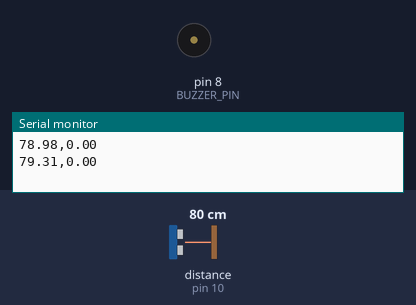
This sketch was run on a simulated Arduino Uno, built with avr-gcc and run on an emulated ATmega328P. On the bench: buzzer (waves = sounding), the last lines printed to the serial monitor. Wiring (inferred from the names in the program): ultrasonic range finder: trigger pin 9; echo pin 10. The test bench sets the inputs (shaded band); at power-on: distance to the obstacle (sensor on pin 10) 80 cm. The echo pulse lasts 58.3 µs per cm.

Above: at 1.6 s.
1.7 s: distance to the obstacle (sensor on pin 10) set to 7 cm
3.6 s: distance to the obstacle (sensor on pin 10) set to 4 cm
At 4.12 s:
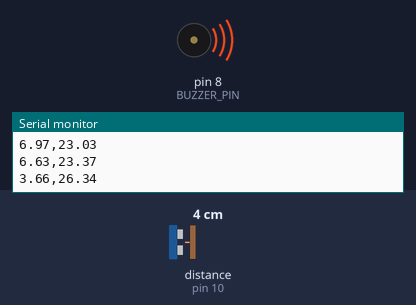
Timing chart, 0 to 13.3 s (numbered marks = the images above; inputs shaded):
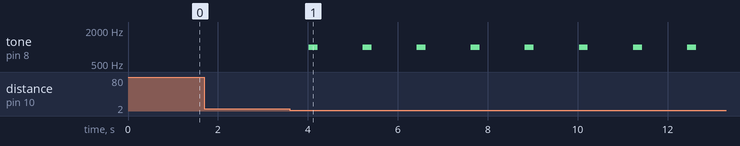

Measured:
- the behaviour switches between 6 and 5 cm on distance to the obstacle (sensor on pin 10) (found by bisection; images 0 and 1)
- after the input at 3.6 s, tone on pin 8 (BUZZER_PIN): alternates 1000 Hz for 0.20 s and silent for 1.0 s, starting after 0.42 s

The sketch:

AURDINO.ino
```cpp
#define TRIG_PIN 9
#define ECHO_PIN 10
#define BUZZER_PIN 8

const int TANK_HEIGHT = 30;
const int ALERT_LEVEL = 25;

void setup() {
  Serial.begin(9600);

  pinMode(TRIG_PIN, OUTPUT);
  pinMode(ECHO_PIN, INPUT);
  pinMode(BUZZER_PIN, OUTPUT);

  noTone(BUZZER_PIN); // ensure buzzer starts OFF
}

void loop() {

  // Trigger ultrasonic sensor
  digitalWrite(TRIG_PIN, LOW);
  delayMicroseconds(2);

  digitalWrite(TRIG_PIN, HIGH);
  delayMicroseconds(10);
  digitalWrite(TRIG_PIN, LOW);

  long duration = pulseIn(ECHO_PIN, HIGH);

  float distance = duration * 0.034 / 2;

  float waterLevel = TANK_HEIGHT - distance;

  if (waterLevel < 0) waterLevel = 0;
  if (waterLevel > TANK_HEIGHT) waterLevel = TANK_HEIGHT;

  // Send to web dashboard
  Serial.print(distance);
  Serial.print(",");
  Serial.println(waterLevel);

  // 🔔 SMART BUZZER CONTROL (MH-FMD)
  if (waterLevel >= ALERT_LEVEL) {

    // Beeping effect (better than constant tone)
    tone(BUZZER_PIN, 1000);
    delay(200);
    noTone(BUZZER_PIN);
    delay(200);

  } else {
    noTone(BUZZER_PIN);
  }

  delay(800);
}
```
